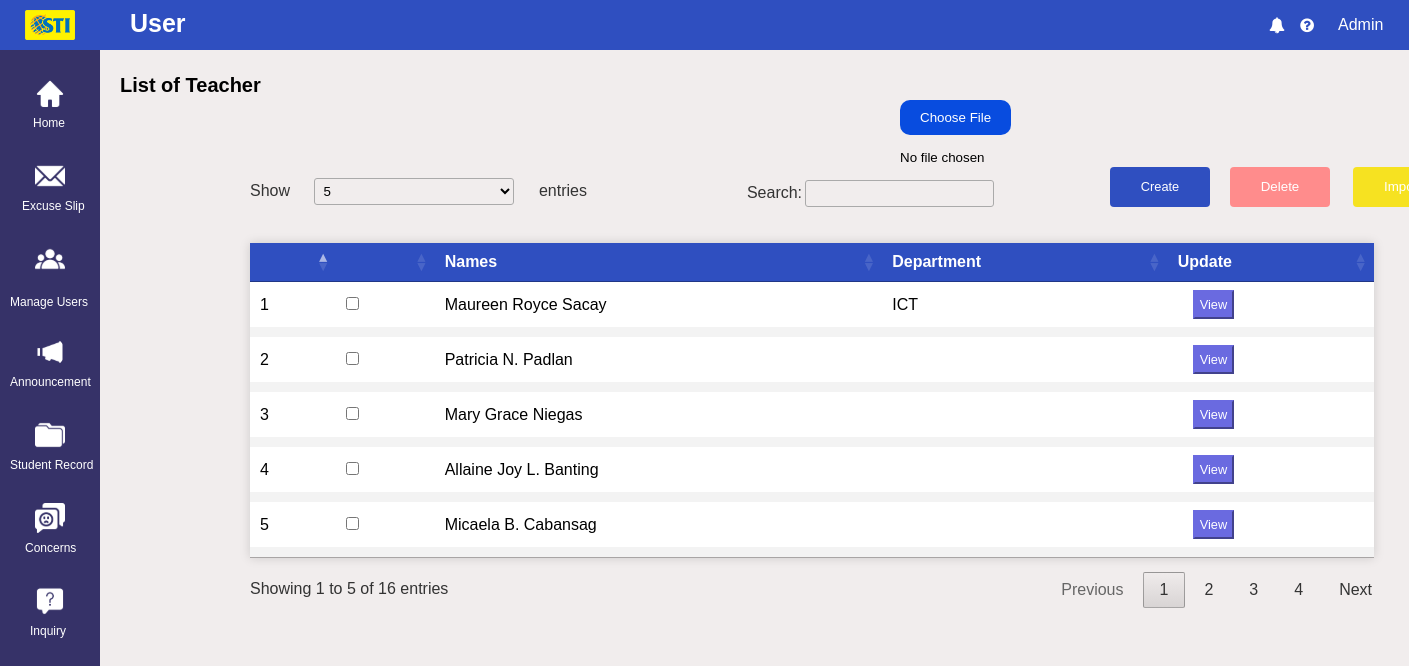
/Admin/Lists_of_Teacher.php, run on the app's committed database.
### tables this page shows
CREATE TABLE `teacher` (
  `Teacher_ID` int(255) NOT NULL,
  `First_Name` varchar(500) NOT NULL,
  `Middle_Initial` varchar(500) NOT NULL,
  `Last_Name` varchar(500) NOT NULL,
  `Department` varchar(500) NOT NULL,
  `Gender` varchar(100) NOT NULL,
  `Address` varchar(500) NOT NULL,
  `City` varchar(200) NOT NULL,
  `Province` varchar(200) NOT NULL,
  `Postcode` int(100) NOT NULL,
  `Telephone_No` int(50) NOT NULL,
  `Mobile_No` int(50) NOT NULL
);

### Admin/Lists_of_Teacher.php (the view, shortened to what this page needs)
<?php
    require 'config.php';
?>
<!DOCTYPE html>
<html lang="en">
<head>
    <link rel="stylesheet" href="Lists_of_Teacher.css">
    <link href="css/jquery.dataTables.min.css" rel="stylesheet">
    <link rel="stylesheet" href="https://stackpath.bootstrapcdn.com/font-awesome/4.7.0/css/font-awesome.min.css">
</head>
<body>
    <div class="container">
        <div class="navigation">
            <ul>
                <li>
                    <a href="">
                    </a>
                </li>
                <li>
                    <a href="dash.php">
                    <span class="icon"><img src="images/sidebar_menu/Home.svg" alt=""></span>
                    <span class="title1" ><br>Home</span>
                    </a>
                </li>
                <li>
                    <a href="Lists_of_Excuse_Letter.php">
                    <span class="icon"><img src="images/sidebar_menu/Excuse_slip.svg" alt=""></span>
                    <span class="title2" ><br>Excuse Slip</span>
                    </a>
                </li>
                <li><a href="">
                    <div class="dropdown1">
                        <span class="icon" style="padding-top: -100px;"><img src="images/sidebar_menu/Manage_Users.svg" alt=""></span>
                        <a class="dropbtn1" style="margin-top: -40px;">
                            <span class="title">Manage Users</span>
                        </a>
                    </div></a>
                </li>
                <li>
                    <a href="Lists_of_Announcement.php">
                    <span class="icon"><img src="images/sidebar_menu/Announcement.svg" alt=""></span>
                    <span class="title" ><br>Announcement</span>
                    </a>
                </li>
                <li>
                    <a href="Student_Record.php">
                    <span class="icon"><img src="images/sidebar_menu/Student_Record.svg" alt=""></span>
                    <span class="title" ><br>Student Record</span>
                    </a>
                </li>
                <li>
                    <a href="Lists_of_Concerns.php">
                    <span class="icon"><img src="images/sidebar_menu/Concerns.svg" alt=""></span>
                    <span class="title3" ><br>Concerns</span>
                    </a>
                </li>
                <li>
                    <a href="List_of_Inquiries.php">
                    <span class="icon"><img src="images/sidebar_menu/Inquiry.svg" alt=""></span>
                    <span class="title4" ><br>Inquiry</span>
                    </a>
                </li>
            </ul>
        </div>
        <div class="main">
            <span id="logo"><img src="images/sti_logo.png" alt=""></span>
            <div class="topbar">
                <div class="toptitle">
                    <h2>User</h2>
                </div>
                <div class="icons">
                    <i class="fa fa-bell"></i>
                    <i class="fa fa-question-circle"></i>
                </div>
                <div class="dropdown">
                    <button class="dropbtn">Admin</button>
                </div>
                </div>
                </div>
                <div class="main1">
                    <div class="title2">
                      <h1>List of Teacher</h1>
                      <div class="bot">
                        <span class="create">
                            <form action="MyUserTech.php" method="POST">
                            <input type="submit" class="btn btn-primary btn-lg" value="Create">
                            </form>
                        </span>
                      <span class="delete"><input type="submit" value="Delete" id="delete_records"></span>
                      <form action="" method="POST" enctype="multipart/form-data">
                      <input type="file" id="inputFile" style="width:88%; margin-top: 33px; margin-right: -85px; " name="excel" onchange="readURL(this);" required/>
                      <span class="import"><input type="submit" name="imports" value="Import"></span>
                      </form>
                    </div>
                    </div>
                </div>
                </div>
                <div class="card-header">
                    <table id="myDataTable" class="hover" style="margin-left: 80px;">
                        <thead>
                            <tr>
                                <th></th>
                                <th></th>
                                <th>Names</th>
                                <th>Department</th>
                                <th>Update</th>
                            </tr>
                        </thead>
                        <tbody>
                            <?php
                                $i = 1;
                                $query = "SELECT *, CONCAT(First_Name,' ',Middle_Initial,' ',Last_Name) AS Names FROM `teacher`";
                                $query_run = mysqli_query($link, $query);
                                    foreach($query_run as $teacher) :
                                        ?>
                                        <tr>
                                            <td> <?php echo $i++; ?> </td>
                                            <td>
                                                <input type="checkbox" class="emp_checkbox" data-emp-id="<?= $teacher['Teacher_ID']; ?>">
                                            </td>
                                            <td><?= $teacher['Names']; ?></a></td>
                                            <td><?= $teacher['Department']; ?></td>
                                            <td><a href="Teacher_Update.php?id=<?= $teacher['Teacher_ID']; ?>"><button type="submit" class="btn btn-update" style="margin-left: 15px;">View</button></a></td>
                                        </tr>
                                        <?php endforeach; ?>
                        </tbody>
                    </table>
                </div>
</body>
</html>

### Admin/Lists_of_Teacher.php (style rules this page uses)
.card-header { margin-left: 140px; text-align: center; margin-top: -60px; }
table.dataTable th, table.dataTable td { border-bottom: 10px solid #f3f3f3; font-size: 16px; }
table.dataTable td { background-color: white; height: 10px; }

### data on the page
teacher: Names "Maureen Royce Sacay", Department "ICT"
teacher: Names "Patricia N. Padlan"
teacher: Names "Mary Grace Niegas"
teacher: Names "Allaine Joy L. Banting"
teacher: Names "Micaela B. Cabansag"
